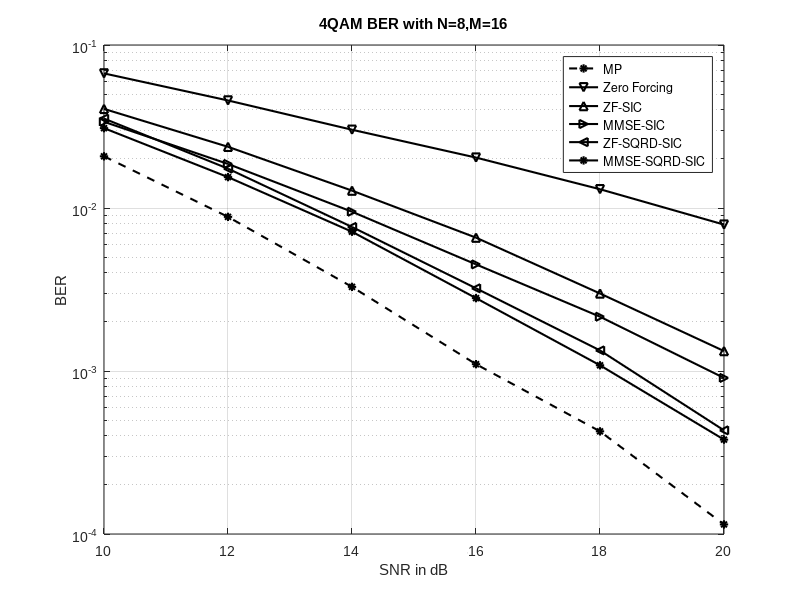
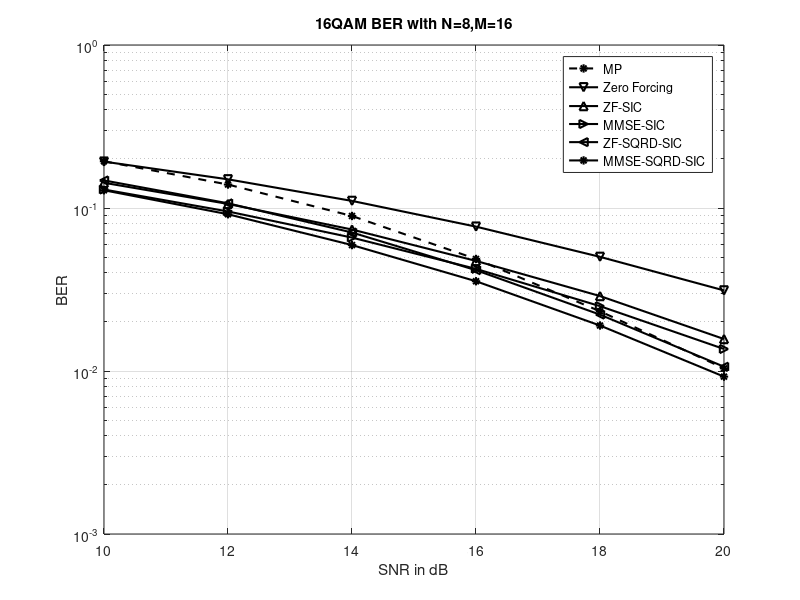

MATLAB code for these plots, in order:
linewidth = 1.5;
figure
load('OTFS_4QAM_MN16x8_10_2_20_MP.mat')
semilogy(SNR_dB, err_ber_fram,'k--*','LineWidth',linewidth);
hold on
load('OTFS_4QAM_MN16x8_10_2_20_ZF.mat')
semilogy(SNR_dB, err_ber_fram,'k-v','LineWidth',linewidth);
load('OTFS_4QAM_MN16x8_10_2_20_ZFSIC.mat')
semilogy(SNR_dB, err_ber_fram,'k-^','LineWidth',linewidth);
load('OTFS_4QAM_MN16x8_10_2_20_MMSESIC.mat')
semilogy(SNR_dB, err_ber_fram,'k->','LineWidth',linewidth);
load('OTFS_4QAM_MN16x8_10_2_20_SQRD_ZFSIC.mat');
semilogy(SNR_dB, err_ber_fram,'k-<','LineWidth',linewidth);
load('OTFS_4QAM_MN16x8_10_2_20_SQRD_MMSESIC.mat');
semilogy(SNR_dB, err_ber_fram,'k-*','LineWidth',linewidth);


hold off
title(sprintf('4QAM BER with N=8,M=16'))
ylabel('BER'); xlabel('SNR in dB');grid on
legend('MP','Zero Forcing','ZF-SIC','MMSE-SIC','ZF-SQRD-SIC','MMSE-SQRD-SIC');
% set(gcf,'Color','none');
set(gca, 'FontName', 'Arial')
% export_fig 4QAM.eps
% export_fig 4QAM.pdf

figure 
load('OTFS_16QAM_MN16x8_10_2_20_MP.mat')
semilogy(SNR_dB, err_ber_fram,'k--*','LineWidth',linewidth);
hold on
load('OTFS_16QAM_MN16x8_10_2_20_ZF.mat')
semilogy(SNR_dB, err_ber_fram,'k-v','LineWidth',linewidth);
load('OTFS_16QAM_MN16x8_10_2_20_ZFSIC.mat')
semilogy(SNR_dB, err_ber_fram,'k-^','LineWidth',linewidth);
load('OTFS_16QAM_MN16x8_10_2_20_MMSESIC.mat')
semilogy(SNR_dB, err_ber_fram,'k->','LineWidth',linewidth);
load('OTFS_16QAM_MN16x8_10_2_20_SQRD_ZFSIC.mat');
semilogy(SNR_dB, err_ber_fram,'k-<','LineWidth',linewidth);
load('OTFS_16QAM_MN16x8_10_2_20_SQRD_MMSESIC.mat');
semilogy(SNR_dB, err_ber_fram,'k-*','LineWidth',linewidth);
hold off
title(sprintf('16QAM BER with N=8,M=16'))
ylabel('BER'); xlabel('SNR in dB');grid on
legend('MP','Zero Forcing','ZF-SIC','MMSE-SIC','ZF-SQRD-SIC','MMSE-SQRD-SIC');
% set(gcf,'Color','none');
% set(gca, 'FontName', 'Arial')
% export_fig 16QAM.eps
% export_fig 16QAM.pdf







